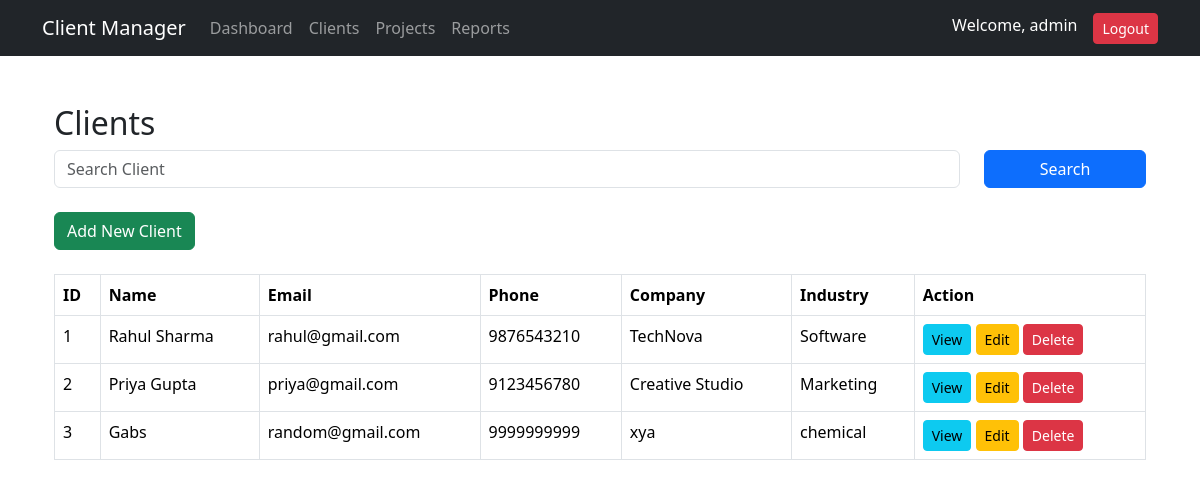
/clients/view_clients.php (signed in), run on the app's committed database.
### tables this page shows
CREATE TABLE `clients` (
  `client_id` int(11) NOT NULL,
  `client_name` varchar(100) NOT NULL,
  `email` varchar(100) NOT NULL,
  `phone` varchar(20) DEFAULT NULL,
  `company_name` varchar(100) DEFAULT NULL,
  `industry` varchar(100) DEFAULT NULL,
  `address` text DEFAULT NULL,
  `created_at` timestamp NOT NULL DEFAULT current_timestamp()
);

### clients/view_clients.php (the view, shortened to what this page needs)
<?php
include("../includes/db.php");
include("../includes/header.php");
if(isset($_GET['search']))
{
    $search = $_GET['search'];
    $query =
    "SELECT * FROM clients
    WHERE client_name LIKE '%$search%'
    OR company_name LIKE '%$search%'
    OR email LIKE '%$search%'";
}
else
{
    $query = "SELECT * FROM clients";
}
$result = mysqli_query($conn,$query);
?>
<div class="container mt-5">
<h2>Clients</h2>
<form method="GET">
<div class="row">
<div class="col-md-10">
<input
type="text"
name="search"
class="form-control"
placeholder="Search Client">
</div>
<div class="col-md-2">
<button
class="btn btn-primary w-100">
Search
</button>
</div>
</div>
</form>
<br>
<a
href="add_client.php"
class="btn btn-success">
Add New Client
</a>
<br><br>
<table class="table table-bordered">
<tr>
<th>ID</th>
<th>Name</th>
<th>Email</th>
<th>Phone</th>
<th>Company</th>
<th>Industry</th>
<th>Action</th>
</tr>
<?php
while($row = mysqli_fetch_assoc($result))
{
?>
<tr>
<td><?php echo $row['client_id']; ?></td>
<td><?php echo $row['client_name']; ?></td>
<td><?php echo $row['email']; ?></td>
<td><?php echo $row['phone']; ?></td>
<td><?php echo $row['company_name']; ?></td>
<td><?php echo $row['industry']; ?></td>
<td>
<a
href="client_details.php?id=<?php echo $row['client_id']; ?>"
class="btn btn-info btn-sm">
View
</a>
<a
href="edit_client.php?id=<?php echo $row['client_id']; ?>"
class="btn btn-warning btn-sm">
Edit
</a>
<a
href="delete_client.php?id=<?php echo $row['client_id']; ?>"
class="btn btn-danger btn-sm">
Delete
</a>
</td>
</tr>
<?php
}
?>
</table>
</div>
<?php
include("../includes/footer.php");
?>

### data on the page
clients: client_id "1", client_name "Rahul Sharma", email "rahul@gmail.com", phone "9876543210", company_name "TechNova", industry "Software"
clients: client_id "2", client_name "Priya Gupta", email "priya@gmail.com", phone "9123456780", company_name "Creative Studio", industry "Marketing"
clients: client_id "3", client_name "Gabs", email "random@gmail.com", phone "9999999999", company_name "xya", industry "chemical"

### other printed values
$_SESSION['admin'] "admin"
